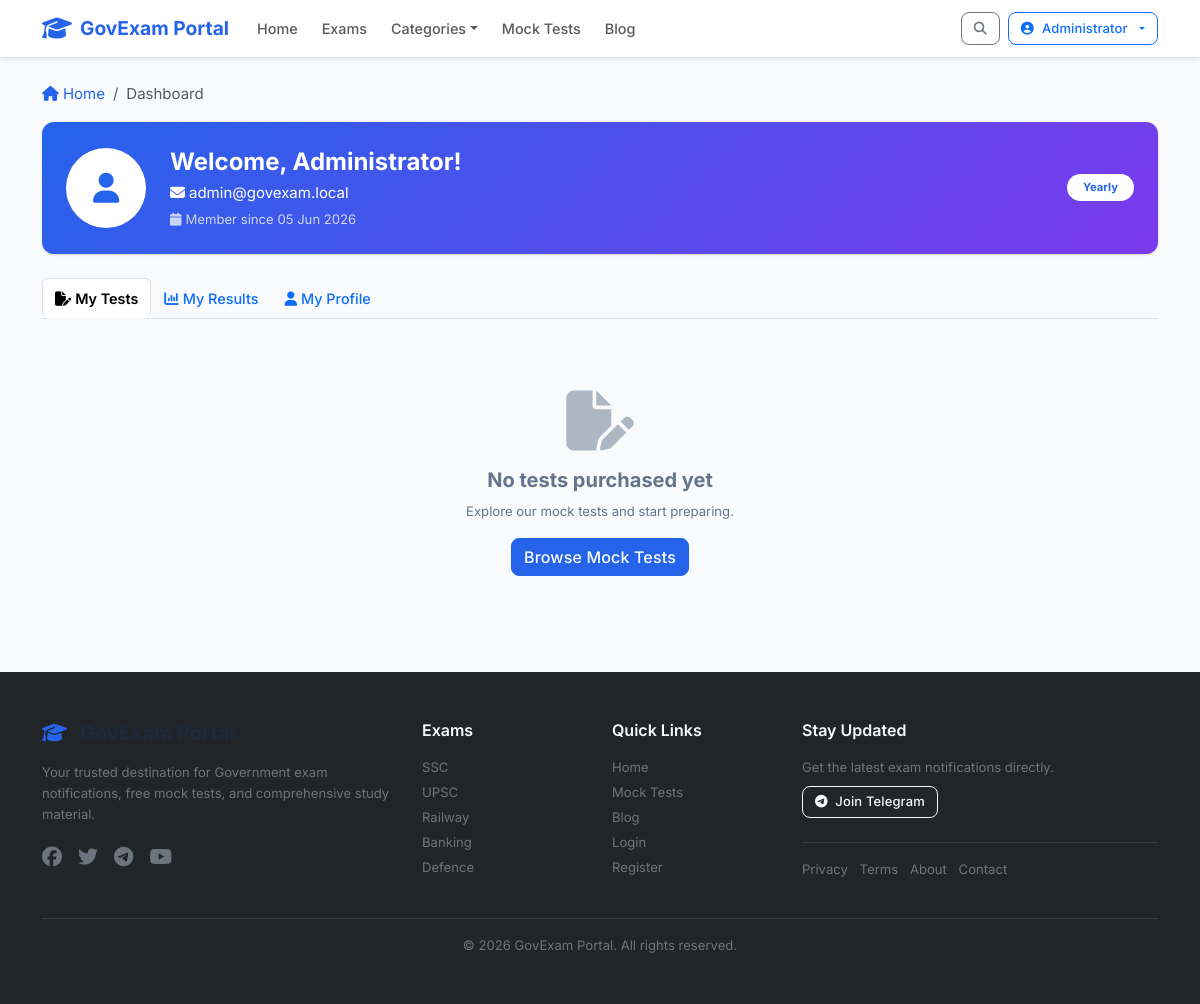
Page /pages/user/dashboard.php (signed in) on the committed database.
### tables this page shows
CREATE TABLE IF NOT EXISTS users (
    id INT AUTO_INCREMENT PRIMARY KEY,
    name VARCHAR(100),
    email VARCHAR(150) UNIQUE,
    password_hash VARCHAR(255),
    google_id VARCHAR(100),
    role ENUM('admin','premium','free') DEFAULT 'free',
    plan ENUM('monthly','yearly','free') DEFAULT 'free',
    plan_expiry DATE,
    email_verified TINYINT DEFAULT 0,
    avatar VARCHAR(255),
    created_at TIMESTAMP DEFAULT CURRENT_TIMESTAMP
);

### includes/functions.php (called while the page is built, shortened)
<?php
function get_setting($key)
{
    static $cache = [];
    global $pdo;
    if (array_key_exists($key, $cache)) {
        return $cache[$key];
    }
    $stmt = $pdo->prepare('SELECT setting_value FROM settings WHERE setting_key = ? LIMIT 1');
    $stmt->execute([$key]);
    $row = $stmt->fetch();
    $value = $row ? $row['setting_value'] : null;
    $cache[$key] = $value;
    return $value;
}
function format_date($date, $format = 'd M Y')
{
    $ts = strtotime($date);
    return date($format, $ts);
}
function maintenance_mode_check()
{
    if (get_setting('maintenance_mode') === '1') {
        if (!isset($_SESSION['role']) || $_SESSION['role'] !== 'admin') {
            $file = defined('ROOT') ? ROOT . '/includes/maintenance.php' : __DIR__ . '/maintenance.php';
            if (file_exists($file)) {
                include $file;
            } else {
                http_response_code(503);
                echo '<h1>Site Under Maintenance</h1><p>We will be back shortly.</p>';
            }
            exit;
        }
    }
}

### pages/user/dashboard.php (the view, shortened to what this page needs)
<?php
require_once ROOT . '/config/db.php';
require_once ROOT . '/includes/functions.php';
maintenance_mode_check();
$user_id = $_SESSION['user_id'];
$u_stmt = $pdo->prepare("SELECT id, name, email, role, plan, plan_expiry, avatar, created_at FROM users WHERE id = ? LIMIT 1");
$u_stmt->execute([$user_id]);
$user = $u_stmt->fetch(PDO::FETCH_ASSOC);
try {
    $tests_stmt = $pdo->prepare("SELECT mt.id, mt.title, mt.slug, mt.total_questions, mt.duration_minutes, p.created_at as purchase_date FROM payments p JOIN mock_tests mt ON p.plan = 'monthly' OR p.plan = 'yearly' WHERE p.user_id = ? AND p.status = 'success' ORDER BY p.created_at DESC LIMIT 20");
    $tests_stmt->execute([$user_id]);
    $purchased_tests = $tests_stmt->fetchAll(PDO::FETCH_ASSOC);
} catch (Exception $e) {
    $purchased_tests = [];
}
$active_tab = $_GET['tab'] ?? 'tests';
require_once ROOT . '/includes/header.php';
require_once ROOT . '/includes/navbar.php';
?>
<div class="container my-4">
    <nav aria-label="breadcrumb" class="mb-3">
        <ol class="breadcrumb">
            <li class="breadcrumb-item"><a href="/"><i class="fa-solid fa-house me-1"></i>Home</a></li>
            <li class="breadcrumb-item active">Dashboard</li>
        </ol>
    </nav>
    <div class="card no-lift mb-4" style="background:linear-gradient(135deg,#2563eb,#7c3aed);border:none;">
        <div class="card-body p-4">
            <div class="d-flex align-items-center gap-4 flex-wrap">
                <div class="flex-shrink-0">
                    <?php if ($user['avatar']): ?>
                        <img src="/uploads/avatars/<?= htmlspecialchars($user['avatar']) ?>"
                             class="rounded-circle border border-3 border-white" width="80" height="80" alt="avatar">
                    <?php else: ?>
                        <div class="rounded-circle bg-white d-flex align-items-center justify-content-center"
                             style="width:80px;height:80px;">
                            <i class="fa-solid fa-user fa-2x text-primary"></i>
                        </div>
                    <?php endif; ?>
                </div>
                <div class="text-white">
                    <h4 class="text-white fw-bold mb-1">Welcome, <?= htmlspecialchars($user['name'] ?: 'User') ?>!</h4>
                    <p class="mb-1 opacity-90"><i class="fa-solid fa-envelope me-1"></i><?= htmlspecialchars($user['email']) ?></p>
                    <p class="mb-0 opacity-75 small">
                        <i class="fa-solid fa-calendar me-1"></i>Member since <?= htmlspecialchars(format_date($user['created_at'])) ?>
                    </p>
                </div>
                <div class="ms-auto">
                    <span class="badge bg-white text-primary fw-bold px-3 py-2 rounded-pill">
                        <?= htmlspecialchars(ucfirst($user['plan'] ?: $user['role'])) ?>
                    </span>
                </div>
            </div>
        </div>
    </div>
    <ul class="nav nav-tabs mb-4" role="tablist">
        <li class="nav-item" role="presentation">
            <a class="nav-link<?= $active_tab === 'tests' ? ' active fw-semibold' : '' ?>"
               href="?tab=tests">
                <i class="fa-solid fa-file-pen me-1"></i>My Tests
            </a>
        </li>
        <li class="nav-item" role="presentation">
            <a class="nav-link<?= $active_tab === 'results' ? ' active fw-semibold' : '' ?>"
               href="?tab=results">
                <i class="fa-solid fa-chart-column me-1"></i>My Results
            </a>
        </li>
        <li class="nav-item" role="presentation">
            <a class="nav-link<?= $active_tab === 'profile' ? ' active fw-semibold' : '' ?>"
               href="?tab=profile">
                <i class="fa-solid fa-user me-1"></i>My Profile
            </a>
        </li>
    </ul>
    <?php if ($active_tab === 'tests'): ?>
        <?php if (empty($purchased_tests)): ?>
            <div class="text-center py-5 text-muted">
                <i class="fa-solid fa-file-pen fa-4x mb-3 opacity-50"></i>
                <h5 class="text-muted">No tests purchased yet</h5>
                <p class="text-muted small mb-3">Explore our mock tests and start preparing.</p>
                <a href="/pages/tests/" class="btn btn-primary">Browse Mock Tests</a>
            </div>
        <?php endif; ?>
    <?php endif; ?>
</div>
<?php require_once ROOT . '/includes/footer.php'; ?>

### includes/header.php (shortened to what this page needs)
<?php
$site_name = get_setting('site_name') ?: 'GovExam Portal';
$site_desc = get_setting('site_description') ?: 'Government Exam Notifications, Mock Tests & Study Material';
$ga_id     = get_setting('google_analytics_id');
?>
<!DOCTYPE html>
<html lang="en">
<head>
<link href="https://cdn.jsdelivr.net/npm/bootstrap@5.3.3/dist/css/bootstrap.min.css" rel="stylesheet">
<link href="https://cdnjs.cloudflare.com/ajax/libs/font-awesome/6.5.0/css/all.min.css" rel="stylesheet">
<link href="/assets/css/style.css" rel="stylesheet">
</head>
<body>

### includes/navbar.php (shortened to what this page needs)
<?php
$site_name  = get_setting('site_name') ?: 'GovExam Portal';
$site_logo  = get_setting('site_logo');
$current    = $_SERVER['REQUEST_URI'] ?? '/';
$is_logged  = !empty($_SESSION['user_id']);
$user_name  = $is_logged ? ($_SESSION['name'] ?? 'User') : '';
$user_avatar= $is_logged ? ($_SESSION['avatar'] ?? '') : '';
?>
<nav class="navbar navbar-expand-lg sticky-top navbar-light bg-white border-bottom shadow-sm">
  <div class="container">
    <a class="navbar-brand fw-bold text-primary d-flex align-items-center gap-2" href="/">
      <?php if (!empty($site_logo)): ?>
        <img src="/uploads/site/<?= htmlspecialchars($site_logo) ?>" alt="<?= htmlspecialchars($site_name) ?>" style="height:36px;width:auto;">
      <?php else: ?>
        <i class="fa-solid fa-graduation-cap fs-4"></i>
        <span><?= htmlspecialchars($site_name) ?></span>
      <?php endif; ?>
    </a>
    <div class="collapse navbar-collapse" id="navbarMain">
      <ul class="navbar-nav me-auto mb-2 mb-lg-0">
        <li class="nav-item">
          <a class="nav-link<?= ($current === '/') ? ' active fw-semibold' : '' ?>" href="/">Home</a>
        </li>
        <li class="nav-item">
          <a class="nav-link<?= (strpos($current, '/pages/exams') === 0) ? ' active fw-semibold' : '' ?>"
             href="/pages/exams/">Exams</a>
        </li>
        <li class="nav-item dropdown">
          <a class="nav-link dropdown-toggle<?= (strpos($current, '/pages/exams') === 0) ? ' active' : '' ?>"
             href="#" data-bs-toggle="dropdown">Categories</a>
        </li>
        <li class="nav-item">
          <a class="nav-link<?= (strpos($current, '/pages/tests') === 0) ? ' active fw-semibold' : '' ?>"
             href="/pages/tests/">Mock Tests</a>
        </li>
        <li class="nav-item">
          <a class="nav-link<?= (strpos($current, '/pages/blog') === 0) ? ' active fw-semibold' : '' ?>"
             href="/pages/blog/">Blog</a>
        </li>
      </ul>
      <div class="d-flex align-items-center gap-2">
        <button class="btn btn-sm btn-outline-secondary" type="button"
                data-bs-toggle="modal" data-bs-target="#searchModal" aria-label="Search">
          <i class="fa-solid fa-magnifying-glass"></i>
        </button>
        <?php if ($is_logged): ?>
          <div class="dropdown">
            <button class="btn btn-sm btn-outline-primary dropdown-toggle d-flex align-items-center gap-2"
                    data-bs-toggle="dropdown">
              <?php if ($user_avatar): ?>
                <img src="/uploads/avatars/<?= htmlspecialchars($user_avatar) ?>"
                     class="rounded-circle" width="24" height="24" alt="avatar">
              <?php else: ?>
                <i class="fa-solid fa-circle-user"></i>
              <?php endif; ?>
              <span class="d-none d-md-inline"><?= htmlspecialchars($user_name) ?></span>
            </button>
          </div>
        <?php else: ?>
          <a href="/auth/login.php" class="btn btn-sm btn-outline-primary">Login</a>
          <a href="/auth/signup.php" class="btn btn-sm btn-primary">Register</a>
        <?php endif; ?>
      </div>
    </div>
  </div>
</nav>

### includes/footer.php (shortened to what this page needs)
<?php
$site_name = get_setting('site_name') ?: 'GovExam Portal';
?>
<footer class="bg-dark text-light py-5 mt-5">
  <div class="container">
    <div class="row g-4">
      <div class="col-lg-4 col-md-6">
        <h5 class="fw-bold mb-3">
          <i class="fa-solid fa-graduation-cap text-primary me-2"></i>
        </h5>
        <p class="text-secondary small">
          Your trusted destination for Government exam notifications, free mock tests,
          and comprehensive study material.
        </p>
        <div class="d-flex gap-3 mt-3">
          <a href="#" class="text-secondary fs-5" aria-label="Facebook"><i class="fab fa-facebook"></i></a>
          <a href="#" class="text-secondary fs-5" aria-label="Twitter"><i class="fab fa-twitter"></i></a>
          <a href="#" class="text-secondary fs-5" aria-label="Telegram"><i class="fab fa-telegram"></i></a>
          <a href="#" class="text-secondary fs-5" aria-label="YouTube"><i class="fab fa-youtube"></i></a>
        </div>
      </div>
      <div class="col-lg-2 col-md-3 col-6">
        <h6 class="fw-semibold mb-3 text-light">Exams</h6>
        <ul class="list-unstyled small">
          <li class="mb-1"><a href="/pages/exams/?cat=SSC" class="text-secondary text-decoration-none">SSC</a></li>
          <li class="mb-1"><a href="/pages/exams/?cat=UPSC" class="text-secondary text-decoration-none">UPSC</a></li>
          <li class="mb-1"><a href="/pages/exams/?cat=Railway" class="text-secondary text-decoration-none">Railway</a></li>
          <li class="mb-1"><a href="/pages/exams/?cat=Banking" class="text-secondary text-decoration-none">Banking</a></li>
          <li class="mb-1"><a href="/pages/exams/?cat=Defence" class="text-secondary text-decoration-none">Defence</a></li>
        </ul>
      </div>
      <div class="col-lg-2 col-md-3 col-6">
        <h6 class="fw-semibold mb-3 text-light">Quick Links</h6>
        <ul class="list-unstyled small">
          <li class="mb-1"><a href="/" class="text-secondary text-decoration-none">Home</a></li>
          <li class="mb-1"><a href="/pages/tests/" class="text-secondary text-decoration-none">Mock Tests</a></li>
          <li class="mb-1"><a href="/pages/blog/" class="text-secondary text-decoration-none">Blog</a></li>
          <li class="mb-1"><a href="/auth/login.php" class="text-secondary text-decoration-none">Login</a></li>
          <li class="mb-1"><a href="/auth/signup.php" class="text-secondary text-decoration-none">Register</a></li>
        </ul>
      </div>
      <div class="col-lg-4 col-md-6">
        <h6 class="fw-semibold mb-3 text-light">Stay Updated</h6>
        <p class="text-secondary small mb-2">Get the latest exam notifications directly.</p>
        <a href="https://t.me/" class="btn btn-sm btn-outline-light">
          <i class="fab fa-telegram me-1"></i> Join Telegram
        </a>
        <hr class="border-secondary mt-4">
        <ul class="list-inline small text-secondary mb-0">
          <li class="list-inline-item"><a href="/pages/privacy.php" class="text-secondary text-decoration-none">Privacy</a></li>
          <li class="list-inline-item"><a href="/pages/terms.php" class="text-secondary text-decoration-none">Terms</a></li>
          <li class="list-inline-item"><a href="/pages/about.php" class="text-secondary text-decoration-none">About</a></li>
          <li class="list-inline-item"><a href="/pages/contact.php" class="text-secondary text-decoration-none">Contact</a></li>
        </ul>
      </div>
    </div>
    <hr class="border-secondary mt-4">
    <p class="text-center text-secondary small mb-0">
      &copy; <?= date('Y') ?> <?= htmlspecialchars($site_name) ?>. All rights reserved.
    </p>
  </div>
</footer>
</body>
</html>

### assets/css/style.css (style rules this page uses)
:root { --primary: #2563EB; --primary-dark: #1d4ed8; --primary-light: #dbeafe; --secondary: #64748b; --success: #059669; --success-light: #d1fae5; --warning: #D97706; --warning-light: #fef3c7; --danger: #DC2626; --danger-light: #fee2e2; --info: #0ea5e9; --info-light: #e0f2fe; --purple: #7c3aed; --purple-light: #ede9fe; --dark: #1e293b; --darker: #0f172a; --gray: #64748b; --gray-100: #f1f5f9; --gray-200: #e2e8f0; --gray-300: #cbd5e1; --light: #f8fafc; --white: #ffffff; --border: #e2e8f0; --shadow: 0 1px 3px rgba(0,0,0,0.1), 0 1px 2px rgba(0,0,0,0.06); --shadow-md: 0 4px 6px -1px rgba(0,0,0,0.1), 0 2px 4px -1px rgba(0,0,0,0.06); --shadow-lg: 0 10px 15px -3px rgba(0,0,0,0.1), 0 4px 6px -2px rgba(0,0,0,0.05); --shadow-xl: 0 20px 25px -5px rgba(0,0,0,0.1), 0 10px 10px -5px rgba(0,0,0,0.04); --radius: 12px; --radius-sm: 8px; --radius-lg: 16px; --radius-xl: 24px; --transition: all 0.2s ease; --transition-slow:all 0.35s ease; --font: 'Inter', -apple-system, BlinkMacSystemFont, 'Segoe UI', sans-serif; }
*, *::before, *::after { box-sizing: border-box; }
html { scroll-behavior: smooth; }
body { font-family: var(--font); font-size: 0.9375rem; line-height: 1.6; color: var(--dark); background: var(--light); -webkit-font-smoothing: antialiased; -moz-osx-font-smoothing: grayscale; }
h1, h2, h3, h4, h5, h6 { font-weight: 700; line-height: 1.3; color: var(--dark); }
a { color: var(--primary); text-decoration: none; transition: var(--transition); }
.card { border-radius: var(--radius); border: 1px solid var(--border); box-shadow: var(--shadow); transition: var(--transition); background: var(--white); overflow: hidden; }
.card-body { padding: 1.25rem; }
.btn { border-radius: var(--radius-sm); font-weight: 500; transition: var(--transition); letter-spacing: 0.01em; }
.btn-primary { background: var(--primary); border-color: var(--primary); }
.btn-sm { padding: 0.35rem 0.75rem; font-size: 0.8125rem; border-radius: var(--radius-sm); }
.navbar { z-index: 1030; }
.navbar-brand { font-size: 1.2rem; font-weight: 700; }
.nav-link { font-weight: 500; font-size: 0.9rem; padding: 0.5rem 0.75rem !important; border-radius: var(--radius-sm); transition: var(--transition); }
.text-primary { color: var(--primary) !important; }
.text-muted { color: var(--gray) !important; }

### rows in the picture
users: name "Administrator", email "admin@govexam.local", created_at "05 Jun 2026", plan "Yearly"

### other values in the picture
$site_name "GovExam Portal"
$user_name "Administrator"
